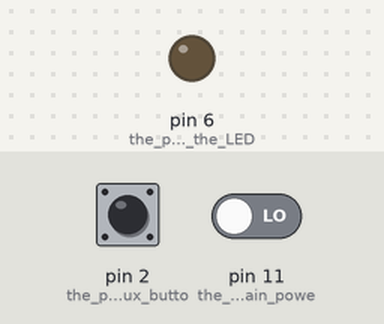
Bench run of a sketch on a simulated Arduino Uno, built with avr-gcc and run on an emulated ATmega328P. Parts: output pins drawn as LEDs (lit = HIGH). The test bench sets the inputs (shaded band); at power-on: pin 2 (the_pin_for_the_aux_butto) LOW, pin 11 (the_pin_for_the_main_powe) LOW.

Above: at 1.2 s.
1.3 s: pin 2 (the_pin_for_the_aux_butto) pulled HIGH for 0.15 s
At 2.3 s:
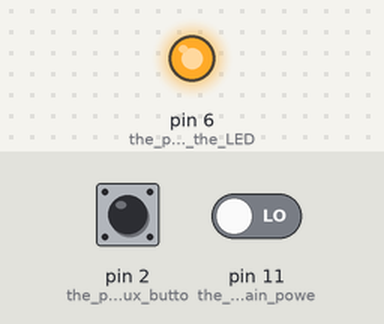
2.9 s: pin 11 (the_pin_for_the_main_powe) driven HIGH
At 3.5 s:
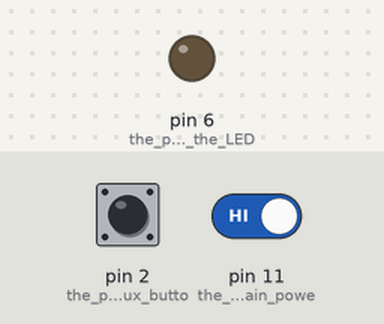
4.4 s: pin 11 (the_pin_for_the_main_powe) driven LOW
At 5.8 s:
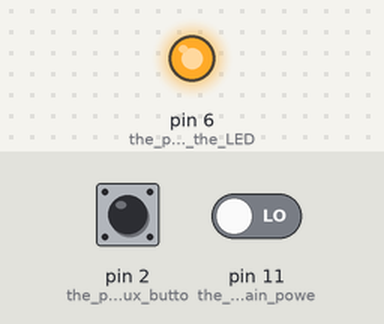
Timing chart, 0 to 7.4 s (numbered marks = the images above; inputs shaded):
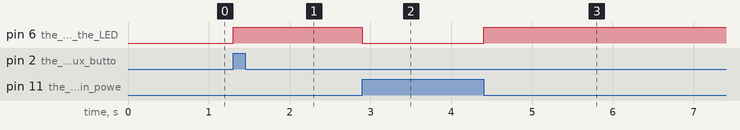

Measured:
- after the input at 1.3 s, pin 6 (the_pin_for_the_LED): LOW → HIGH at once
- after the input at 2.9 s, pin 6 (the_pin_for_the_LED): HIGH → LOW at once
- after the input at 4.4 s, pin 6 (the_pin_for_the_LED): LOW → HIGH at once

The sketch:

interupts_example.ino
```cpp
//Braden Hale 12_5_2019
//written to show an example of an interupt

bool mainButton=false;
bool auxButton=false;
bool light=false;

void setup()
{
  Serial.begin(9600);
  pinMode(6,OUTPUT); //the pin for the LED
  pinMode(11,INPUT); //the pin for the main power button
  pinMode(2,INPUT); //the pin for the aux button it has to be wired into pin to because thats how the chip is made.
  attachInterrupt(digitalPinToInterrupt(2),blink , RISING); // this line attaches the interrupt pin to the function (Blink) that we want it to run
}


void loop()
{
  if(mainButton==true)            //Here we check the status of the main on/off button andd if its true
  {
    auxButton=digitalRead(11);    //if mainButton is true then we read the state of the auxButton
    if(auxButton==false)          //we had to change the way the buttons work to pull up resistors instead of pull down.
    {
      digitalWrite(6,HIGH);       //if the button is pressed (true) then we turn on the led
    }
    else
    {
      digitalWrite(6,LOW);        //if the button is not pressed write the led Low
    }
  }
}


void blink()                      // this is the function that runs when the interupt is called
{
  mainButton=!mainButton;         // this startement takes the state of the variable mainButton and inverts it
}                                 //if its true it turns false, of its false it turns true
```
